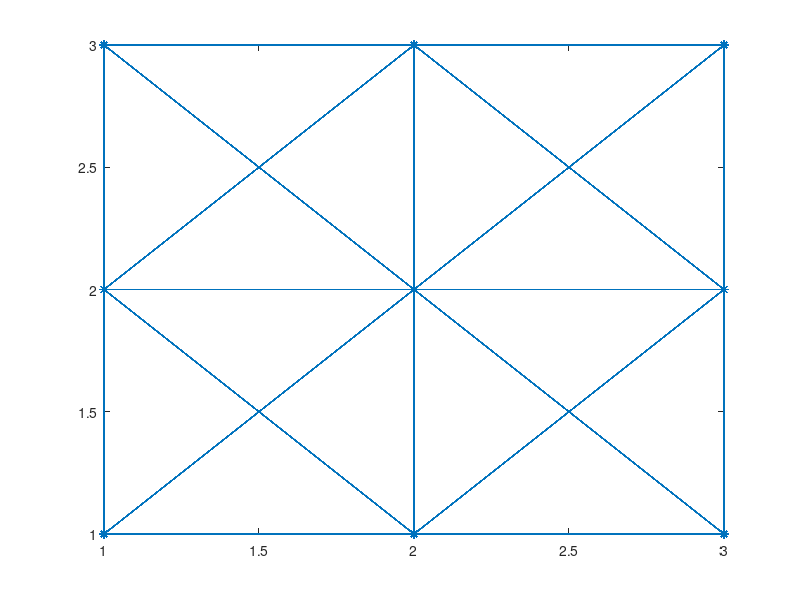

The MATLAB source for this figure:
%Testing multi-objective optimization

clear
close all

tic

P_tr_thresh = 0.4;

%build adjacency matrix
%square grid, connected right and down
s =3;
V = s^2;
N = V^2;
i_vals = [];
j_vals = [];
vals = [];
% k_vals = [];

minimum = 0.9;
maximum = 1.0;
P_tr = (maximum - minimum)*rand(V, 1) + minimum; %Prob. of traverse associated with each node. sqrt is to bias towards higher values.
costs = 10*abs(randn(V,1));

for i = 1:V    %for each row in adjacency matrix
   if (mod(i,s) >0) %if it isn't on the right edge of grid 
    j_vals(end+1) = i; %add node to right
    i_vals(end+1) = i+1;
   end

   if (mod(i, s) ~=1) %if node isn't on the left edge of grid
    j_vals(end+1) = i; %add node to left
    i_vals(end+1) = i-1;
   end
   
   if (i> s) %if vertex isn't on top of grid
    j_vals(end+1) = i ;   %add next node up
    i_vals(end+1) = i - s;
       if (mod(i,s) >0) %if it isn't on the right edge of grid 
        j_vals(end+1) = i; %add node to diagonal right
        i_vals(end+1) = i+1 - s;
       end

       if (mod(i, s) ~=1) %if node isn't on the left edge of grid
        j_vals(end+1) = i; %add node to diagonal left
        i_vals(end+1) = i-1 -s;
       end
   end
   
   if (i<=(V- s))   %if vertex isn't on bottom of grid
    j_vals(end+1) = i ;  %add next node down
    i_vals(end+1) = i+s ;
       if (mod(i,s) >0) %if it isn't on the right edge of grid 
        j_vals(end+1) = i; %add node to diagonal right
        i_vals(end+1) = i+1+ s;
       end

       if (mod(i, s) ~=1) %if node isn't on the left edge of grid
        j_vals(end+1) = i; %add node to diagonal left
        i_vals(end+1) = i-1+s;
       end
    
   end

      
end

minimum = 0.9;
maximum = 1.0;
vals = 10*abs(randn(length(i_vals), 1));  %generate random costs
a= sparse(i_vals, j_vals, vals);
adj = sparse(V^2, V^2);
for i=1:V-1
   adj((i-1)*V+1:(i-1)*V+V, i*V+1:i*V+V) = a;
end
 spy(adj)

% %create coordinates
coords = [];


% coords = [1,V];
for i = 1:N
   block_no = ceil(i/V);
   V_no = i - (block_no-1)*V;

   row = mod(V_no,s);
   col = ceil(V_no/s);
      if (row==0) row = s; end
   coords(end+1,:) = [row, col];
end
gplot(adj, coords, '*-')

[adj_i, adj_j, adj_v] = find(adj); %access rows and columns of adjacency matrix.

P_tr(end) = 1;
%d{i,1}(1) is minimum cost, d{i,1}(2) is total P_tr, d{i,2}(j,:) is path
%represented by that node.
d{N,2} = [];
for i=(N-V+1):(N) %create d vector to store cost, P_tr, parents for each entry in adj.
   d{i,1} = [0 1];
   d{i,2} = [i];
end

%calculate costs, P_tr for current vertex
for i=N:-1:1 %counting back from last populated column in adjacency matrix,
    col = i;  
        V_col = mod(col, V);
        if (V_col==0) V_col = V; end 
    conns = find(adj(:,col)~=0);    %find entries in column col
    options = [];
    for j=1:length(conns)   %for each connection,
        row = conns(j);             %row of current connection
        V_row = mod(row, V);
        if (V_row==0) V_row = V; end 

        new_options = [d{i,1}(:,1) + adj(row,col), d{i,1}(:,2)*P_tr(V_row), repmat(i, size(d{i,1}(:,1)))]; 
        options = [options; new_options];

        
        for k=1:size(options,1) %if option violates P_tr, set penalty cost
           if options(k,2) < P_tr_thresh
            options(k,1) = options(k,1) + 1000;         
           end
        end
    front = options(1,:);

   
% inner front -- This isn't working properly.
    for k=2:size(options,1)
        list1 = find(front(:,1) >= options(k,1));       %find list of points with greater cost
        list2 = find(front(:,2) >= options(k,2));       %find list of points with greater P_tr
        to_remove = [];
        ind = [];

        for l=1:length(list1)
            ind = find(list1(l) == list2);
           if ~isempty(ind)
            to_remove(end+1) = ind;
           end
        end
        front(list2(to_remove),:) = [];

        if (length(list1) + length(list2) >0)
            t1 = front(:,1) < options(k,1);
            t2 = front(:,2) < options(k,2);
            if (isempty(find(t1==t2, 1)))
                front = [front; options(k,:)];
            end
        end
    end

    d{conns(j),1} = [d{conns(j),1}; front(:,1:2)];
    d{conns(j),2} = [d{conns(j),2}; front(:,3)];
    end
end


time = toc

sortrows(d{1})

% [~, ind] = min(d{1}(:,1));
% cost = d{1}(ind,1)
% Prob_traverse = d{1}(ind,2)

% hold on
% bp = best_path(:,end); %%%% THIS IS ARBITRARY.
% for i=1:size((bp),1)-1  %plot path 
%     plot(coords(bp(i),1), coords(bp(i),2), 'r*')
%     plot([coords(bp(i),1), coords(bp(i+1),1)],[coords(bp(i),2), coords(bp(i+1),2)], 'r-')    
% end
% axis off
% axis equal